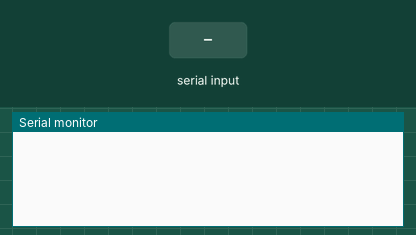
Recording of a sketch running on a simulated Arduino Uno, built with avr-gcc and run on an emulated ATmega328P. On the bench: the last lines printed to the serial monitor. The inputs (shaded band) are chosen by the test bench.

Above: at 1.2 s.
1.3 s: "sta" received over Serial
At 3.2 s:
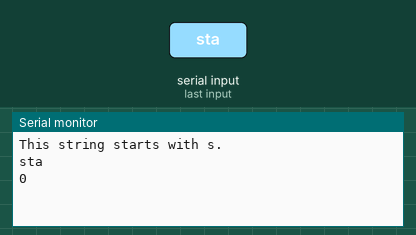
3.8 s: "90,45\n" received over Serial
At 6.1 s:
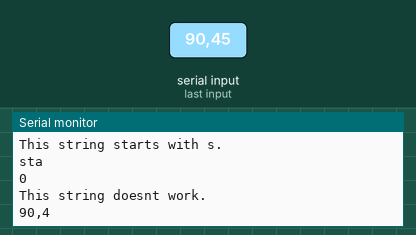

The sketch:

ReadingStringData.ino
```cpp
String userInput;
int collectionTime;

void setup() {
  Serial.begin(9600);
}

void loop() {
  if(Serial.available()>0){
    userInput = Serial.readString();
    userInput.toLowerCase();
    if(userInput.startsWith("sta")){
      Serial.println("This string starts with s.");
      Serial.println(userInput.substring(0,3));
      collectionTime = userInput.substring(3).toInt();
      Serial.println(collectionTime);
    }else{
      Serial.println("This string doesnt work.");
      Serial.println(userInput.substring(0,4));
    }
  }
}
```

Measured:
- after the input at 1.3 s, the serial monitor: prints a new line after 1.0 s (image 1)
- after the input at 3.8 s, the serial monitor: prints a new line after 1.0 s (image 2)
